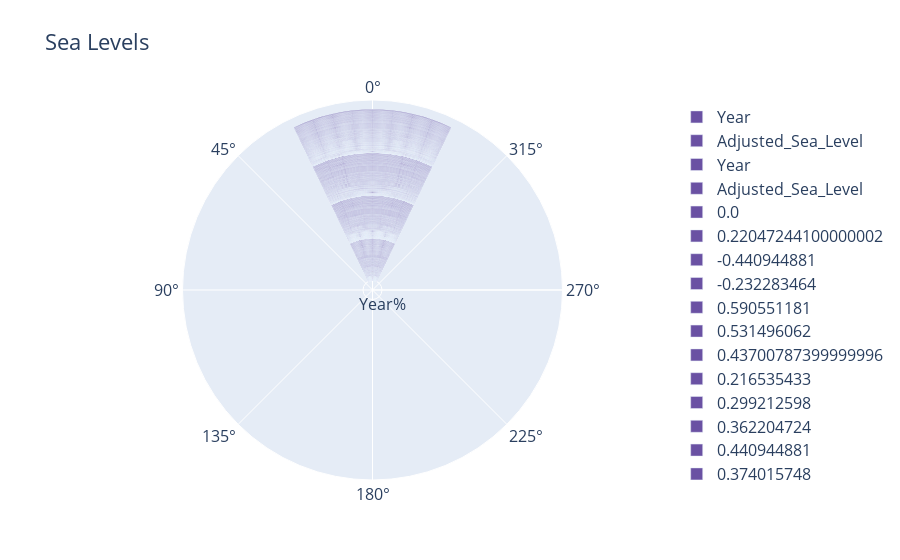

Notebook cell for this chart:
### Code cell
for value in sea:
    fig.add_trace(go.Barpolar(
        r=[value],
        name=str(value),
        marker_color='rgb(106,81,163)'
    )) 

fig.update_traces(text=years)

fig.update_layout(
    title='Sea Levels',
    font_size=16,
    legend_font_size=16,
    polar_radialaxis_ticksuffix='%',
    polar_angularaxis_rotation=90,

)

fig.show()
